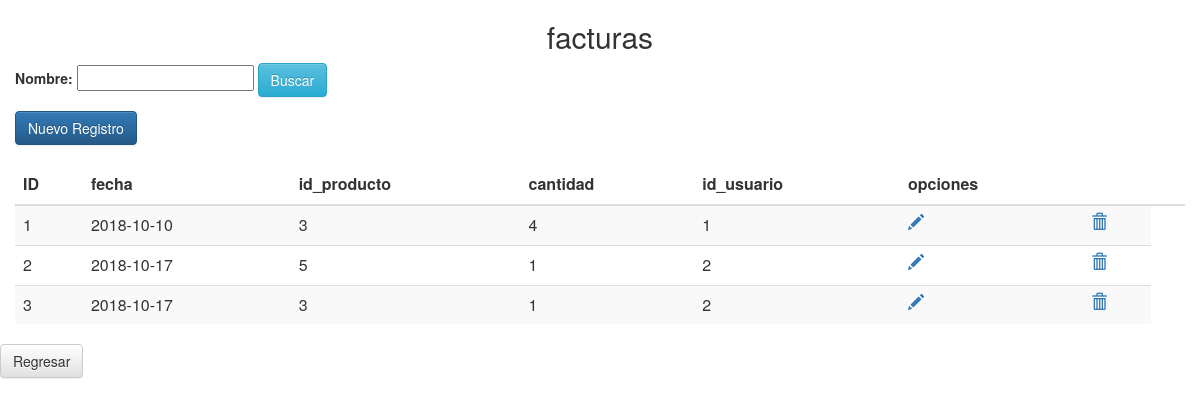
Page /beautyVP/facturas/facturas.php on the committed database.
### tables this page shows
CREATE TABLE `facturas` (
  `id` int(11) NOT NULL,
  `fecha` date NOT NULL,
  `id_producto` int(11) NOT NULL,
  `cantidad` int(11) NOT NULL,
  `id_usuario` int(11) NOT NULL,
  `total` int(120) NOT NULL
);

### beautyVP/facturas/facturas.php (the view, shortened to what this page needs)
<?php
	require '../conexion/conexion.php';
	$where = "";
	$sql = "SELECT * FROM facturas $where";
	$resultado = $mysqli->query($sql);
?>
<html lang="es">
	<head>
	    <link rel="stylesheet" href="../public/css/bootstrap.min.css" />
		<link href="../public/css/bootstrap-theme.css" rel="stylesheet">
	</head>
	<body>
		<div class="container">
			<div class="row">
				<h2 style="text-align:center">facturas</h2>
			</div>
			<div class="row">
				<form action="<?php $_SERVER['PHP_SELF']; ?>" method="POST">
					<b>Nombre: </b><input type="text" id="campo" name="campo" />
					<input type="submit" id="enviar" name="enviar" value="Buscar" class="btn btn-info" />
				</form>
				<a href="./crear.php" class="btn btn-primary">Nuevo Registro</a>
			</div>
			<br>
			<div class="row table-responsive">
				<table class="table table-striped">
					<thead>
						<tr>
							<th>ID</th>
							<th>fecha</th>
							<th>id_producto</th>
							<th>cantidad</th>
							<th>id_usuario</th>
							<th>opciones</th>
							<th></th>
							<th></th>
						</tr>
					</thead>
					<tbody>
						<?php while($row = $resultado->fetch_array(MYSQLI_ASSOC)) { ?>
							<tr>
								<td><?php echo $row['id']; ?></td>
								<td><?php echo $row['fecha']; ?></td>
								<td><?php echo $row['id_producto']; ?></td>
								<td><?php echo $row['cantidad']; ?></td>
								<td><?php echo $row['id_usuario']; ?></td>
								<td><a href="editar.php?id=<?php echo $row['id']; ?>"><span class="glyphicon glyphicon-pencil"></span></a></td>
								<td><a href="#" data-href="eliminar.php?id=<?php echo $row['id']; ?>" data-toggle="modal" data-target="#confirm-delete"><span class="glyphicon glyphicon-trash"></span></a></td>
							</tr>
						<?php } ?>
					</tbody>
				</table>
			</div>
		</div>
		<a href="../admin/pag_principal_admin.php" class="btn btn-default">Regresar</a>
	</body>
</html>

### rows in the picture
facturas: id "1", fecha "2018-10-10", id_producto "3", cantidad "4", id_usuario "1"
facturas: id "2", fecha "2018-10-17", id_producto "5", cantidad "1", id_usuario "2"
facturas: id "3", fecha "2018-10-17", id_producto "3", cantidad "1", id_usuario "2"
